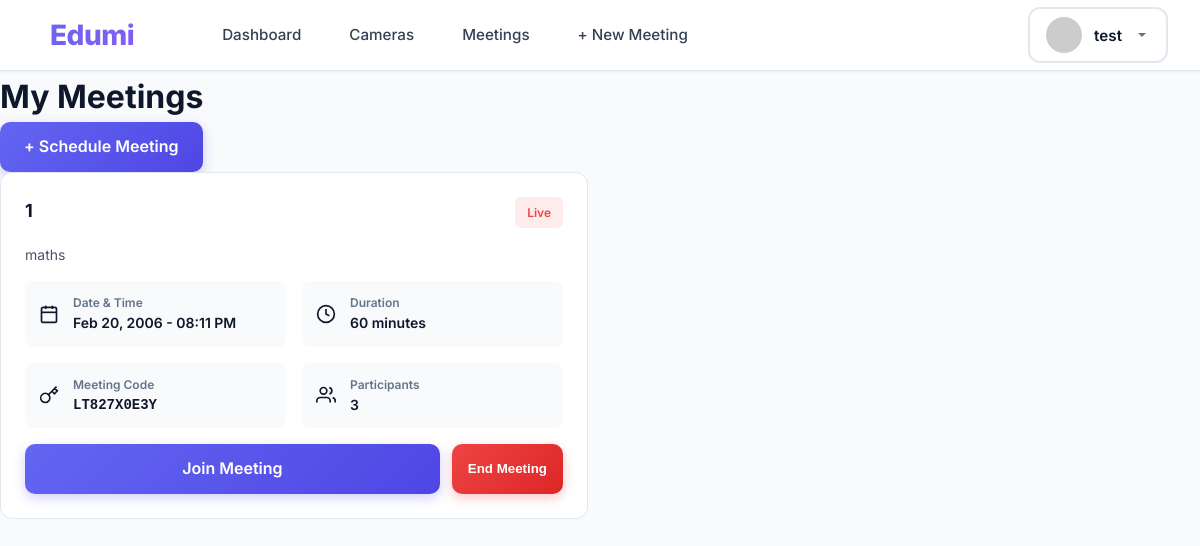
Before: /meetings/teacher/ (signed in) with the older database file.
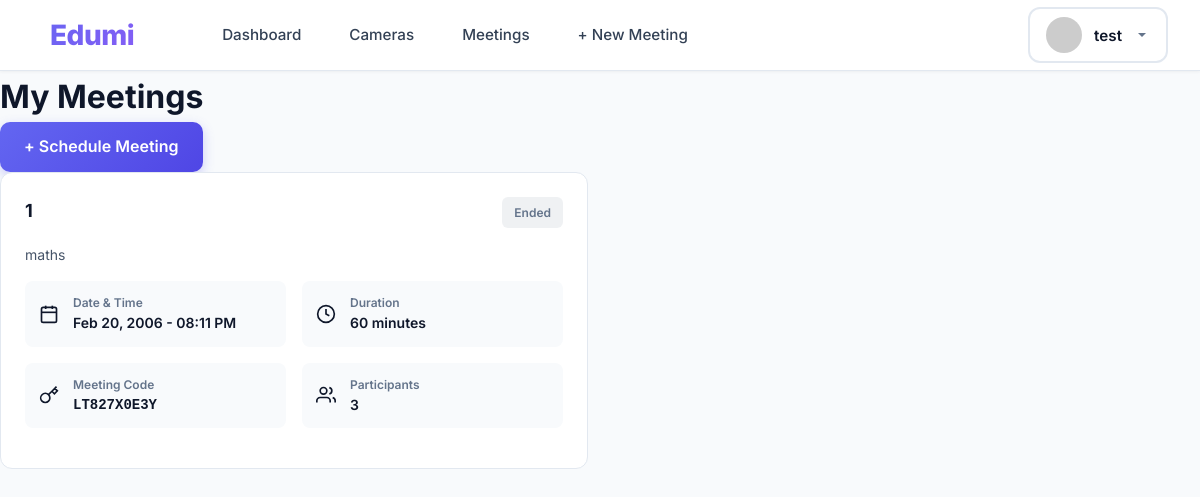
After: the same page with the newer database file.
### meetings/models.py (models this page shows, shortened)
class Meeting(models.Model):
    STATUS_CHOICES = [
        ('scheduled', 'Scheduled'),
        ('live', 'Live'),
        ('ended', 'Ended'),
        ('cancelled', 'Cancelled'),
    ]
    title = models.CharField(max_length=200)
    description = models.TextField(blank=True)
    teacher = models.ForeignKey(User, on_delete=models.CASCADE, related_name='hosted_meetings')
    meeting_code = models.CharField(max_length=20, unique=True)
    scheduled_time = models.DateTimeField()
    duration_minutes = models.IntegerField(default=60)
    status = models.CharField(max_length=20, choices=STATUS_CHOICES, default='scheduled')
    max_participants = models.IntegerField(default=100)
    allow_screen_share = models.BooleanField(default=True)
    allow_chat = models.BooleanField(default=True)
    record_meeting = models.BooleanField(default=False)
    created_at = models.DateTimeField(auto_now_add=True)
    updated_at = models.DateTimeField(auto_now=True)
    class Meta:
        ordering = ['-scheduled_time']

### meetings/views.py (the view)
# urls.py: path('teacher/', views.teacher_meetings, name='teacher_meetings'),
@login_required
def teacher_meetings(request):
    if request.user.username == 'Admin' or request.user.is_superuser:
        meetings = Meeting.objects.all()
    elif hasattr(request.user, 'userprofile') and request.user.userprofile.user_type == 'teacher':
        meetings = Meeting.objects.filter(teacher=request.user)
    else:
        return redirect('login')
    return render(request, 'meetings/teacher_meetings.html', {
        'meetings': meetings,
        'is_admin': request.user.username == 'Admin' or request.user.is_superuser
    })

### templates/meetings/teacher_meetings.html (shortened to what this page needs)
{% extends 'base.html' %}
{% load static %}
{% block content %}
<div class="admin-container">
    <div class="admin-header">
        <h1>{% if is_admin %}All Meetings{% else %}My Meetings{% endif %}</h1>
        {% if not is_admin %}
        <a href="{% url 'create_meeting' %}" class="btn-add-camera">+ Schedule Meeting</a>
        {% endif %}
    </div>
    {% if meetings %}
    <div class="meetings-list">
        {% for meeting in meetings %}
        <div class="meeting-card status-{{ meeting.status }}">
            <div class="meeting-header-info">
                <h3>{{ meeting.title }}</h3>
                <span class="meeting-status status-{{ meeting.status }}">{{ meeting.get_status_display }}</span>
            </div>
            <p class="meeting-description">{{ meeting.description|default:"No description" }}</p>
            <div class="meeting-details-grid">
                <div class="detail-item-small">
                    <span class="icon"><svg xmlns="http://www.w3.org/2000/svg" viewBox="0 0 24 24" fill="none" stroke="currentColor" stroke-width="2"><rect x="3" y="4" width="18" height="18" rx="2" ry="2"></rect><line x1="16" y1="2" x2="16" y2="6"></line><line x1="8" y1="2" x2="8" y2="6"></line><line x1="3" y1="10" x2="21" y2="10"></line></svg></span>
                    <div>
                        <p class="label">Date & Time</p>
                        <p class="value">{{ meeting.scheduled_time|date:"M d, Y - h:i A" }}</p>
                    </div>
                </div>
                <div class="detail-item-small">
                    <span class="icon"><svg xmlns="http://www.w3.org/2000/svg" viewBox="0 0 24 24" fill="none" stroke="currentColor" stroke-width="2"><circle cx="12" cy="12" r="10"></circle><polyline points="12 6 12 12 16 14"></polyline></svg></span>
                    <div>
                        <p class="label">Duration</p>
                        <p class="value">{{ meeting.duration_minutes }} minutes</p>
                    </div>
                </div>
                <div class="detail-item-small">
                    <span class="icon"><svg xmlns="http://www.w3.org/2000/svg" viewBox="0 0 24 24" fill="none" stroke="currentColor" stroke-width="2"><path d="M21 2l-2 2m-7.61 7.61a5.5 5.5 0 1 1-7.778 7.778 5.5 5.5 0 0 1 7.777-7.777zm0 0L15.5 7.5m0 0l3 3L22 7l-3-3m-3.5 3.5L19 4"></path></svg></span>
                    <div>
                        <p class="label">Meeting Code</p>
                        <p class="value code">{{ meeting.meeting_code }}</p>
                    </div>
                </div>
                <div class="detail-item-small">
                    <span class="icon"><svg xmlns="http://www.w3.org/2000/svg" viewBox="0 0 24 24" fill="none" stroke="currentColor" stroke-width="2"><path d="M17 21v-2a4 4 0 0 0-4-4H5a4 4 0 0 0-4 4v2"></path><circle cx="9" cy="7" r="4"></circle><path d="M23 21v-2a4 4 0 0 0-3-3.87"></path><path d="M16 3.13a4 4 0 0 1 0 7.75"></path></svg></span>
                    <div>
                        <p class="label">Participants</p>
                        <p class="value">{{ meeting.participants.count }}</p>
                    </div>
                </div>
            </div>
            <div class="meeting-actions">
                {% if meeting.status == 'scheduled' or meeting.status == 'live' %}
                <a href="{% url 'join_meeting' meeting.meeting_code %}" class="btn-view">
                    {% if meeting.status == 'scheduled' %}Start Meeting{% else %}Join Meeting{% endif %}
                </a>
                {% endif %}
                {% if meeting.status == 'live' %}
                <button onclick="endMeeting({{ meeting.id }})" class="btn-delete">End Meeting</button>
                {% endif %}
            </div>
        </div>
        {% endfor %}
    </div>
    {% endif %}
</div>
{% endblock %}

Changed rows visible on the page:
changed Meeting "maths": status "Live" → "Ended"; no longer shows "Join Meeting End Meeting"
